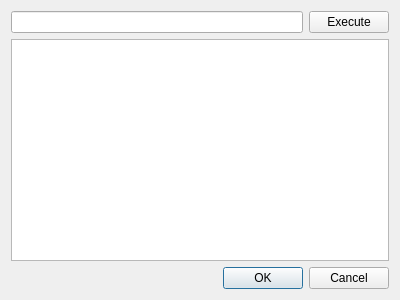
<?xml version="1.0" encoding="UTF-8"?>
<ui version="4.0">
 <class>SearchDialog</class>
 <widget class="QDialog" name="SearchDialog">
  <property name="geometry">
   <rect>
    <x>0</x>
    <y>0</y>
    <width>400</width>
    <height>300</height>
   </rect>
  </property>
  <property name="windowTitle">
   <string>Dialog</string>
  </property>
  <layout class="QVBoxLayout" name="verticalLayout">
   <item>
    <layout class="QHBoxLayout" name="horizontalLayout">
     <item>
      <widget class="QLineEdit" name="lineEdit"/>
     </item>
     <item>
      <widget class="QPushButton" name="pushButton">
       <property name="text">
        <string>Execute</string>
       </property>
      </widget>
     </item>
    </layout>
   </item>
   <item>
    <widget class="QTableView" name="tableView"/>
   </item>
   <item>
    <widget class="QDialogButtonBox" name="buttonBox">
     <property name="orientation">
      <enum>Qt::Horizontal</enum>
     </property>
     <property name="standardButtons">
      <set>QDialogButtonBox::Cancel|QDialogButtonBox::Ok</set>
     </property>
    </widget>
   </item>
  </layout>
 </widget>
 <resources/>
 <connections>
  <connection>
   <sender>buttonBox</sender>
   <signal>accepted()</signal>
   <receiver>SearchDialog</receiver>
   <slot>accept()</slot>
   <hints>
    <hint type="sourcelabel">
     <x>248</x>
     <y>254</y>
    </hint>
    <hint type="destinationlabel">
     <x>157</x>
     <y>274</y>
    </hint>
   </hints>
  </connection>
  <connection>
   <sender>buttonBox</sender>
   <signal>rejected()</signal>
   <receiver>SearchDialog</receiver>
   <slot>reject()</slot>
   <hints>
    <hint type="sourcelabel">
     <x>316</x>
     <y>260</y>
    </hint>
    <hint type="destinationlabel">
     <x>286</x>
     <y>274</y>
    </hint>
   </hints>
  </connection>
 </connections>
</ui>
